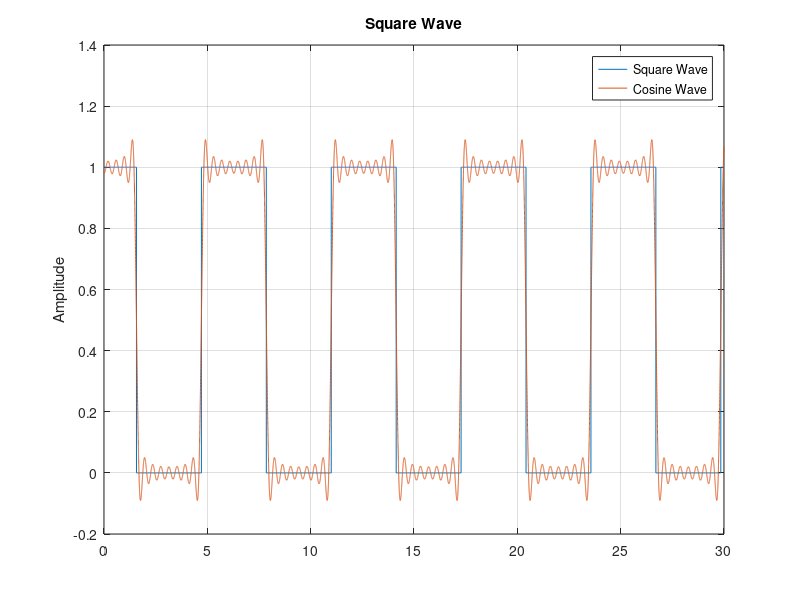

The MATLAB source for this figure:
f = 1;
T = 30;
fs = 1000;
t = 0: 1/fs : T;
y = 0.5*square(t+pi/2) + 0.5;
x = 0.5 + 2/pi*(cos(t) - cos(3*t)/3 + cos(5*t)/5 - cos(7*t)/7 + cos(9*t)/9 - cos(11*t)/11 + cos(13*t)/13 - cos(15*t)/15);
plot(t, y);
hold on;
plot(t, x);
ylabel('Amplitude');
title('Square Wave');
grid on;
legend('Square Wave', 'Cosine Wave');
hold off;
